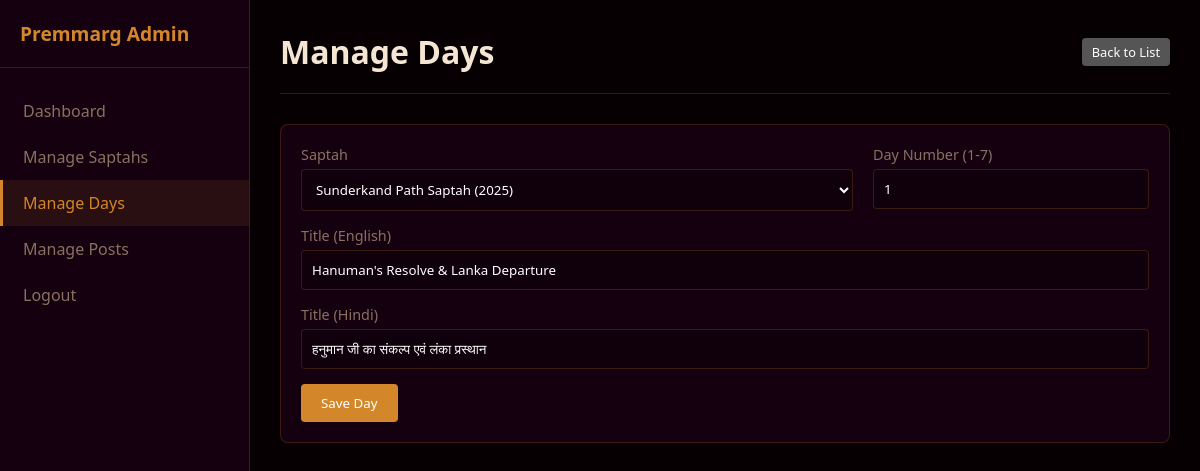
Page /admin/days.php?action=edit&id=8 (signed in) on the committed database.
### tables this page shows
CREATE TABLE IF NOT EXISTS days (
    id INT AUTO_INCREMENT PRIMARY KEY,
    saptah_id INT NOT NULL,
    day_number INT NOT NULL,
    title VARCHAR(255) NOT NULL,
    title_hi VARCHAR(255) DEFAULT NULL,
    created_at TIMESTAMP DEFAULT CURRENT_TIMESTAMP,
    FOREIGN KEY (saptah_id) REFERENCES saptah(id) ON DELETE CASCADE,
    UNIQUE KEY unique_saptah_day (saptah_id, day_number)
);

CREATE TABLE IF NOT EXISTS saptah (
    id INT AUTO_INCREMENT PRIMARY KEY,
    title VARCHAR(255) NOT NULL,
    title_hi VARCHAR(255) DEFAULT NULL,
    slug VARCHAR(255) NOT NULL UNIQUE,
    location VARCHAR(255) DEFAULT NULL,
    year INT DEFAULT NULL,
    description TEXT DEFAULT NULL,
    description_hi TEXT DEFAULT NULL,
    image_url VARCHAR(500) DEFAULT NULL,
    created_at TIMESTAMP DEFAULT CURRENT_TIMESTAMP
);

### admin/days.php (the view, shortened to what this page needs)
<?php
require_once 'header.php';
$action = $_GET['action'] ?? 'list';
$id = $_GET['id'] ?? 0;
?>
<div class="header">
    <h1>Manage Days</h1>
    <?php if($action == 'list'): ?>
        <a href="?action=edit" class="btn">Add New Day</a>
    <?php else: ?>
        <a href="days.php" class="btn btn-sm" style="background:#555">Back to List</a>
    <?php endif; ?>
</div>
<?php if ($action == 'list'): ?>
<div class="card">
    <table>
        <tr><th>ID</th><th>Saptah</th><th>Day #</th><th>Title</th><th>Title (Hi)</th><th>Actions</th></tr>
        <?php
        $stmt = $pdo->query('SELECT d.*, s.title as saptah_title FROM days d JOIN saptah s ON d.saptah_id = s.id ORDER BY d.saptah_id DESC, d.day_number ASC');
        while ($row = $stmt->fetch()):
        ?>
        <tr>
            <td><?= $row['id'] ?></td>
            <td><?= htmlspecialchars($row['saptah_title']) ?></td>
            <td>Day <?= $row['day_number'] ?></td>
            <td><?= htmlspecialchars($row['title']) ?></td>
            <td><?= htmlspecialchars($row['title_hi']) ?></td>
            <td>
                <a href="?action=edit&id=<?= $row['id'] ?>" class="btn btn-sm">Edit</a>
                <a href="?action=delete&id=<?= $row['id'] ?>" class="btn btn-sm btn-danger" onclick="return confirm('Delete this Day and all its posts?')">Delete</a>
            </td>
        </tr>
        <?php endwhile; ?>
    </table>
</div>
<?php elseif ($action == 'edit'):
    $day = ['saptah_id'=>'', 'day_number'=>'', 'title'=>'', 'title_hi'=>''];
    if ($id) {
        $stmt = $pdo->prepare('SELECT * FROM days WHERE id=?');
        $stmt->execute([$id]);
        $day = $stmt->fetch() ?: $day;
    }
    $saptahs = $pdo->query('SELECT id, title, year FROM saptah ORDER BY year DESC')->fetchAll();
?>
<div class="card">
    <form method="post">
        <div style="display:flex; gap:20px">
            <div class="form-group" style="flex:2">
                <label>Saptah</label>
                <select name="saptah_id" required>
                    <?php foreach($saptahs as $s): ?>
                        <option value="<?= $s['id'] ?>" <?= $s['id']==$day['saptah_id']?'selected':'' ?>><?= htmlspecialchars($s['title'] . ' (' . $s['year'] . ')') ?></option>
                    <?php endforeach; ?>
                </select>
            </div>
            <div class="form-group" style="flex:1">
                <label>Day Number (1-7)</label>
                <input type="number" name="day_number" value="<?= htmlspecialchars($day['day_number']) ?>" min="1" max="7" required>
            </div>
        </div>
        <div class="form-group">
            <label>Title (English)</label>
            <input type="text" name="title" value="<?= htmlspecialchars($day['title']) ?>" required>
        </div>
        <div class="form-group">
            <label>Title (Hindi)</label>
            <input type="text" name="title_hi" value="<?= htmlspecialchars($day['title_hi']) ?>" required>
        </div>
        <button type="submit" class="btn">Save Day</button>
    </form>
</div>
<?php endif; ?>
<?php require_once 'footer.php'; ?>

### admin/admin_style.css (style rules this page uses)
:root { --primary: #d4872a; --primary-dark: #a86218; --bg-dark: #060003; --bg-card: #150010; --text-main: #f5e6d3; --text-muted: #8a7060; --border: rgba(212,135,42,0.2); --error: #e53e3e; --success: #38a169; }
* { box-sizing: border-box; margin: 0; padding: 0; font-family: 'Segoe UI', Tahoma, Geneva, Verdana, sans-serif; }
body { background: var(--bg-dark); color: var(--text-main); }
a { color: var(--primary); text-decoration: none; }
.header { display: flex; justify-content: space-between; align-items: center; margin-bottom: 30px; padding-bottom: 20px; border-bottom: 1px solid var(--border); }
.card { background: var(--bg-card); border: 1px solid var(--border); border-radius: 8px; padding: 20px; margin-bottom: 20px; }
.form-group { margin-bottom: 15px; }
label { display: block; margin-bottom: 5px; color: var(--text-muted); font-size: 0.9rem; }
input[type="text"], input[type="password"], input[type="number"], select, textarea { width: 100%; padding: 10px; border: 1px solid var(--border); background: rgba(0,0,0,0.2); color: #fff; border-radius: 4px; }
.btn { display: inline-block; padding: 10px 20px; background: var(--primary); color: #fff; border: none; border-radius: 4px; cursor: pointer; text-align: center; }
.btn-sm { padding: 5px 10px; font-size: 0.8rem; }

### rows in the picture
days: saptah_id "Sunderkand Path Saptah (2025)", day_number "1", title "Hanuman's Resolve & Lanka Departure", title_hi "हनुमान जी का संकल्प एवं लंका प्रस्थान"
